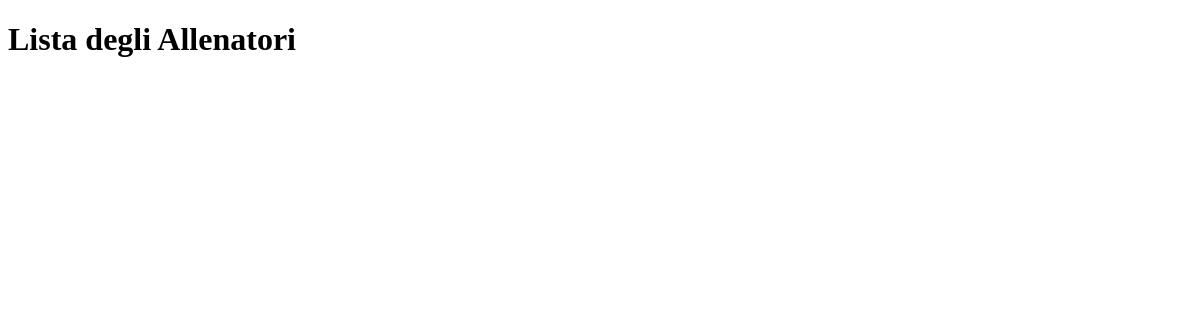
/trainers/elencoallenatori/, run on an earlier commit of the app's database.
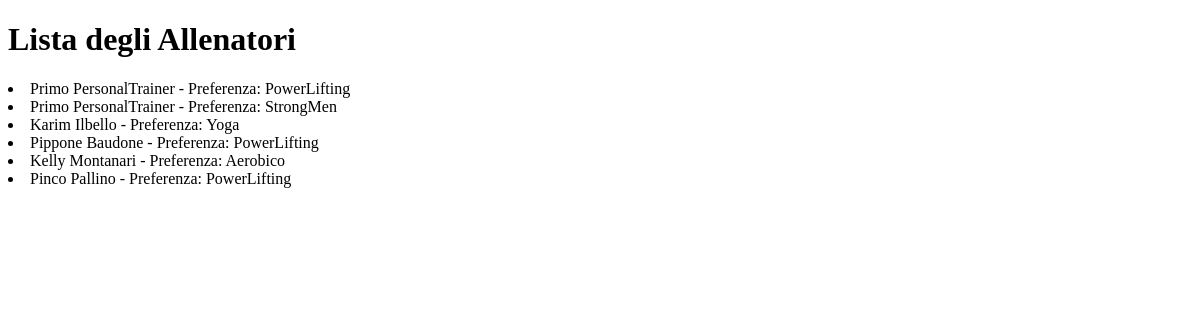
And on a later commit of the database.
### trainers/models.py (models this page shows)
class PersonalTrainer(models.Model):
    user = models.OneToOneField(User, on_delete=models.CASCADE)
    nome = models.CharField(max_length=100)
    cognome = models.CharField(max_length=100)
    data_di_nascita = models.DateField()
    bio = models.TextField(max_length=500)
    SCELTA_PREFERENZE = [
        ("BB", "BodyBuilding"),
        ("PL", "PowerLifting"),
        ("CL", "Calisthenics"),
        ("ST", "StrongMen"),
        ("YG", "Yoga"),
        ("PS", "Pilates"),
        ("AR", "Aerobico")
    ]
    preferenze = models.CharField(max_length=2, choices=SCELTA_PREFERENZE)
    immagine_profilo = models.ImageField(upload_to=foto_profilo_upload_path, blank=True, null=True)
    competenze = models.TextField(max_length=500, default='Nessuna competenza')
    def __str__(self):
        return f"{self.nome} {self.cognome} - Preferenza: {self.get_preferenze_display()}"
    class Meta:
        verbose_name = "Personal Trainer"
        verbose_name_plural = "Personal Trainers"

### trainers/views.py (the view)
# urls.py: path('elencoallenatori/', PersonalTrainerListView.as_view(), name='personal_trainer_list'),
class PersonalTrainerListView(ListView):
    model = PersonalTrainer
    template_name = 'trainers/personal_trainer_list.html'

### trainers/templates/trainers/personal_trainer_list.html (shortened to what this page needs)
{% extends 'base.html' %}
{% block content %}
    {% block header1 %}
  <h1>Lista degli Allenatori</h1>
{% endblock %}
    {% for p in object_list %}
        <li>
            {{ p }}
        </li>
    {% endfor %}
{% endblock %}

What changed in the data, as far as the page shows it:
added PersonalTrainer: nome+cognome+preferenze "Primo PersonalTrainer - Preferenza: PowerLifting"
added PersonalTrainer: nome+cognome+preferenze "Primo PersonalTrainer - Preferenza: StrongMen"
added PersonalTrainer: nome+cognome+preferenze "Karim Ilbello - Preferenza: Yoga"
added PersonalTrainer: nome+cognome+preferenze "Pippone Baudone - Preferenza: PowerLifting"
added PersonalTrainer: nome+cognome+preferenze "Kelly Montanari - Preferenza: Aerobico"
added PersonalTrainer: nome+cognome+preferenze "Pinco Pallino - Preferenza: PowerLifting"
